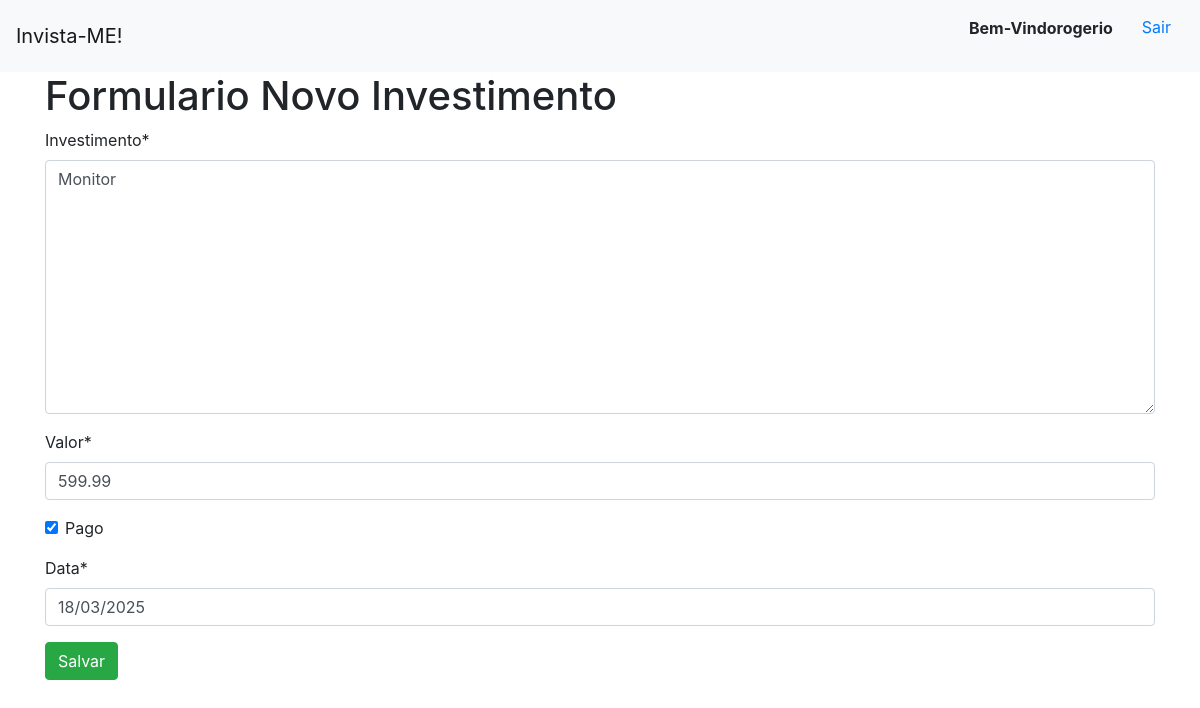
The app's page /novo_investimento/4 (signed in) with its own data.
### investimentos/models.py (models this page shows)
class Investimento(models.Model):
    investimento = models.TextField(max_length=255)
    valor = models.FloatField()
    pago = models.BooleanField(default=False)
    data = models.DateField(default=datetime.now)

### investimentos/views.py (the view)
# urls.py: path('novo_investimento/<int:id_investimento>', views.editar, name='editar'),
@login_required
def editar(request, id_investimento):
    investimento = Investimento.objects.get(pk=id_investimento)
    if request.method == 'GET':
        formulario = InvestimentoForm(instance=investimento)
        return render(request, 'investimentos/novo_investimento.html', {'formulario': formulario})
    if request.method == 'POST':
        formulario = InvestimentoForm(request.POST, instance=investimento)
        if formulario.is_valid():
            formulario.save()
        return redirect('investimentos')

### investimentos/forms.py
class InvestimentoForm(ModelForm):
    class Meta:
        model = Investimento
        fields = '__all__'

### investimentos/templates/investimentos/novo_investimento.html (shortened to what this page needs)
{% extends 'investimentos/base.html' %}
{% block conteudo %}
{% load crispy_forms_tags %}
<div class="container">
    <h1>Formulario Novo Investimento</h1>
    <form action="" method="POST">
        {{formulario | crispy}}
        <button type="submit" class="btn btn-success">Salvar</button>
    </form>
</div>
{% endblock %}

### investimentos/templates/investimentos/base.html (shortened to what this page needs)
<!doctype html>
<html lang="en">
  <head>
    <link rel="stylesheet" href="https://cdn.jsdelivr.net/npm/bootstrap@4.6.2/dist/css/bootstrap.min.css">
  </head>
  <body>
      <nav class="navbar navbar-light bg-light">
          <a class="navbar-brand" href="{% url 'investimentos' %}">Invista-ME!</a>
          <ul style="list-style: none;">
            {% if user.is_authenticated %}
            <li style="float: left">
                <strong class="nav-item nav-link">Bem-Vindo{{user.get_username}}</strong>
            </li>
            <li style="float: left">
                <form method="POST" action="{% url 'logout' %}">
                  <button class="btn bg-light text-primary" type="submit">Sair</button>
                </form>
            </li>
        {% endif %}
          </ul>
      </nav>
    {% block conteudo %}
    {% endblock %}
  </body>
</html>

### records on screen
Investimento: investimento "Monitor", valor "599.99", pago "☑", data "18/03/2025"

### other values on screen
{{ user.get_username }} "rogerio"
